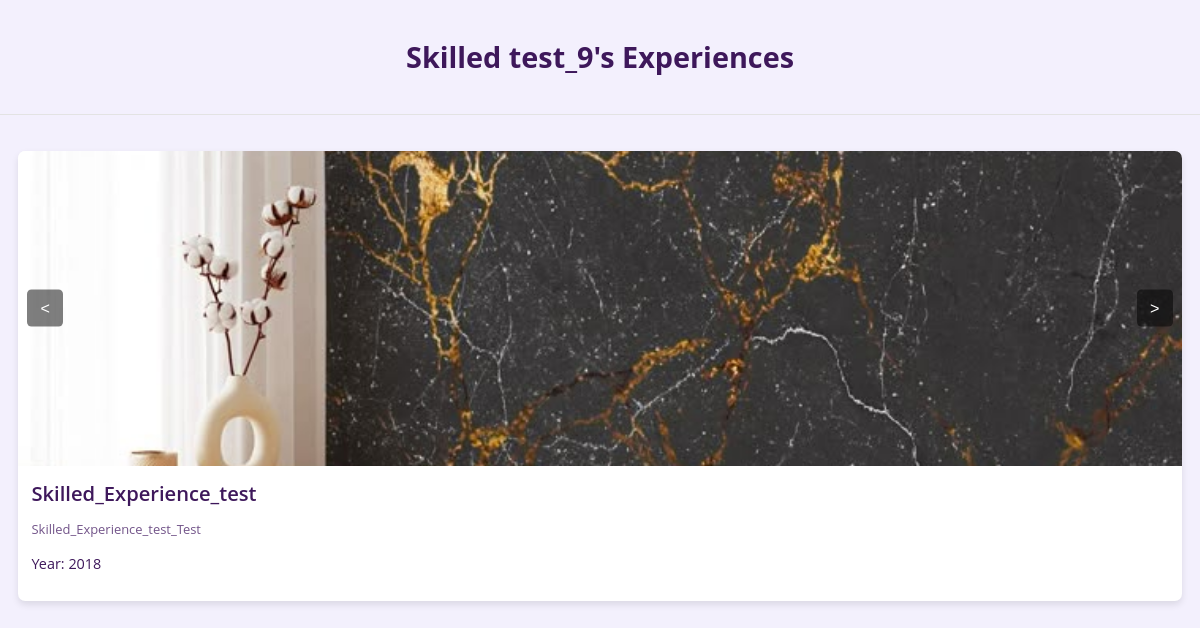
/experiences.php?id=13, run on the app's committed database.
### tables this page shows
CREATE TABLE Utilisateur (
    id_utilisateur INT AUTO_INCREMENT PRIMARY KEY,
    email VARCHAR(255) NOT NULL UNIQUE,
    nom VARCHAR(100) NOT NULL,
    prenom VARCHAR(100) NOT NULL,
    mot_de_passe VARCHAR(255) NOT NULL,
    role ENUM('client', 'prestataire', 'admin') NOT NULL
);

CREATE TABLE Media_experience (
    id_media INT AUTO_INCREMENT PRIMARY KEY,
    id_experience INT NOT NULL,
    type_contenu ENUM('image', 'video') NOT NULL,
    chemin_fichier TEXT NOT NULL,
    description_media TEXT,
    FOREIGN KEY (id_experience) REFERENCES Experience_prestataire(id_experience)
);

CREATE TABLE Experience_prestataire (
    id_experience INT AUTO_INCREMENT PRIMARY KEY,
    id_prestataire INT NOT NULL,
    titre_experience VARCHAR(255) NOT NULL,
    description TEXT NOT NULL,
    date_project YEAR,
    FOREIGN KEY (id_prestataire) REFERENCES Prestataire(id_prestataire)
);

### experiences.php (the view, shortened to what this page needs)
<?php
require 'config.php';
$id_prestataire = null;
$artisan_name = '';
if (isset($_GET['id'])) {
    $id_prestataire = (int) $_GET['id'];
    $stmt = $pdo->prepare("SELECT * FROM Experience_prestataire WHERE id_prestataire = ? ORDER BY date_project DESC");
    $stmt->execute([$id_prestataire]);
    $experiences = $stmt->fetchAll(PDO::FETCH_ASSOC);
    $stmt_artisan = $pdo->prepare("SELECT u.nom, u.prenom FROM Prestataire p JOIN Utilisateur u ON p.id_utilisateur = u.id_utilisateur WHERE p.id_prestataire = ?");
    $stmt_artisan->execute([$id_prestataire]);
    $artisan_info = $stmt_artisan->fetch(PDO::FETCH_ASSOC);
    if ($artisan_info) {
        $artisan_name = htmlspecialchars($artisan_info['prenom'] . ' ' . $artisan_info['nom']);
    }
} else {
    $stmt = $pdo->prepare("SELECT * FROM Experience_prestataire ORDER BY date_project DESC");
    $stmt->execute();
    $experiences = $stmt->fetchAll(PDO::FETCH_ASSOC);
}
foreach ($experiences as &$experience) {
    $stmt = $pdo->prepare("SELECT chemin_fichier, type_contenu FROM Media_experience WHERE id_experience = ? ORDER BY id_media ASC");
    $stmt->execute([$experience['id_experience']]);
    $experience['media'] = $stmt->fetchAll(PDO::FETCH_ASSOC);
}
?>
<!DOCTYPE html>
<html lang="en">
<head>
    <link rel="stylesheet" href="experiences.css">
    <link rel="stylesheet" href="artisan.css">
</head>
<body>
    <header>
        <h1><?= $id_prestataire ? $artisan_name . "'s Experiences" : "Our Experiences" ?></h1>
    </header>
    <main class="experiences-container">
        <?php if (empty($experiences)): ?>
            <p>No experiences to display yet.</p>
        <?php else: ?>
            <?php foreach ($experiences as $experience): ?>
                <div class="experience-card">
                    <div class="slider-container">
                        <div class="slider-images">
                            <?php if (!empty($experience['media'])): ?>
                                <?php foreach ($experience['media'] as $media): ?>
                                    <?php if ($media['type_contenu'] === 'image'): ?>
                                        <img src="<?= htmlspecialchars($media['chemin_fichier']) ?>" alt="Experience Image">
                                    <?php elseif ($media['type_contenu'] === 'video'): ?>
                                        <video src="<?= htmlspecialchars($media['chemin_fichier']) ?>" controls></video>
                                    <?php endif; ?>
                                <?php endforeach; ?>
                            <?php else: ?>
                                <img src="img/no_image_available.png" alt="No Image Available">
                            <?php endif; ?>
                        </div>
                        <?php if (count($experience['media']) > 1): ?>
                            <button class="prev-btn"><</button>
                            <button class="next-btn">></button>
                        <?php endif; ?>
                    </div>
                    <div class="experience-details">
                        <h2 class="experience-title"><?= htmlspecialchars($experience['titre_experience']) ?></h2>
                        <p class="experience-description"><?= htmlspecialchars($experience['description']) ?></p>
                        <p class="experience-year">Year: <?= htmlspecialchars($experience['date_project']) ?></p>
                    </div>
                </div>
            <?php endforeach; ?>
        <?php endif; ?>
    </main>
</body>
</html>

### experiences.css (style rules this page uses)
body { font-family: "Poppins", sans-serif; margin: 0; padding: 0; background-color: #F3F0FD; color: #3E185B; }
header { background-color: #F3F0FD; color: #3E185B; padding: 20px 0; text-align: center; margin-bottom: 20px; border-bottom: 1px solid #E3E3E3; }
.experiences-container { display: grid; grid-template-columns: repeat(auto-fit, minmax(35vw, 1fr)); gap: 20px; padding: 20px; max-width: 100%; margin: 0 auto; }
.experience-card { background-color: white; border-radius: 8px; box-shadow: 0 4px 8px rgba(0, 0, 0, 0.1); overflow: hidden; display: flex; flex-direction: column; transition: transform 0.2s; }
.slider-container { position: relative; width: 100%; height: 350px; overflow: hidden; }
.slider-images { display: flex; width: 100%; height: 100%; transition: transform 0.5s ease-in-out; }
.slider-images img { width: 100%; height: 100%; object-fit: cover; flex-shrink: 0; }
.prev-btn, .next-btn { position: absolute; top: 50%; transform: translateY(-50%); background-color: rgba(0, 0, 0, 0.5); color: white; border: none; padding: 10px 15px; cursor: pointer; font-size: 18px; z-index: 10; border-radius: 5px; }
.prev-btn { left: 10px; }
.next-btn { right: 10px; }
.experience-details { padding: 15px; }
.experience-title { font-size: 1.4em; margin-top: 0; margin-bottom: 10px; color: #3E185B; font-weight: 600; }
.experience-description { font-size: 0.9em; line-height: 1.5; color: #725489; font-family: "Open Sans", sans-serif; }
@media (min-width: 768px) { .experiences-container { grid-template-columns: repeat(auto-fit, minmax(35vw, 1fr)); } }

### artisan.css (style rules this page uses)
body { margin: 0; font-family: 'Open Sans', sans-serif; zoom: 0.9; }

### data on the page
utilisateur: artisan_name "Skilled test_9"
experience_prestataire: titre_experience "Skilled_Experience_test", description "Skilled_Experience_test_Test", date_project "2018"
media_experience: chemin_fichier (picture)
